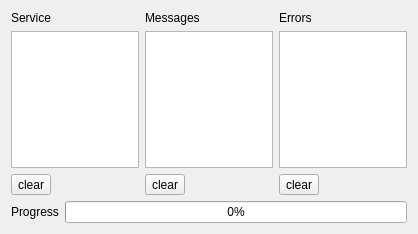
<?xml version="1.0" encoding="UTF-8"?>
<ui version="4.0">
 <author>Enrico Ros</author>
 <class>ServiceWindow</class>
 <widget class="QWidget" name="ServiceWindow">
  <property name="geometry">
   <rect>
    <x>0</x>
    <y>0</y>
    <width>418</width>
    <height>234</height>
   </rect>
  </property>
  <property name="windowTitle">
   <string>Form</string>
  </property>
  <layout class="QGridLayout" name="gridLayout">
   <item row="0" column="0">
    <widget class="QLabel" name="label">
     <property name="text">
      <string>Service</string>
     </property>
    </widget>
   </item>
   <item row="0" column="1">
    <widget class="QLabel" name="label_2">
     <property name="text">
      <string>Messages</string>
     </property>
    </widget>
   </item>
   <item row="0" column="2">
    <widget class="QLabel" name="label_3">
     <property name="text">
      <string>Errors</string>
     </property>
    </widget>
   </item>
   <item row="1" column="0">
    <widget class="QPlainTextEdit" name="serviceText"/>
   </item>
   <item row="1" column="1">
    <widget class="QPlainTextEdit" name="messagesText"/>
   </item>
   <item row="1" column="2">
    <widget class="QPlainTextEdit" name="errorsText"/>
   </item>
   <item row="2" column="0">
    <widget class="QToolButton" name="toolButton">
     <property name="text">
      <string>clear</string>
     </property>
    </widget>
   </item>
   <item row="2" column="1">
    <widget class="QToolButton" name="toolButton_2">
     <property name="text">
      <string>clear</string>
     </property>
    </widget>
   </item>
   <item row="2" column="2">
    <widget class="QToolButton" name="toolButton_3">
     <property name="text">
      <string>clear</string>
     </property>
    </widget>
   </item>
   <item row="3" column="0" colspan="3">
    <layout class="QHBoxLayout" name="horizontalLayout">
     <item>
      <widget class="QLabel" name="progressLabel">
       <property name="text">
        <string>Progress</string>
       </property>
      </widget>
     </item>
     <item>
      <widget class="QProgressBar" name="progressBar">
       <property name="value">
        <number>0</number>
       </property>
       <property name="invertedAppearance">
        <bool>false</bool>
       </property>
      </widget>
     </item>
    </layout>
   </item>
  </layout>
 </widget>
 <resources/>
 <connections/>
</ui>
